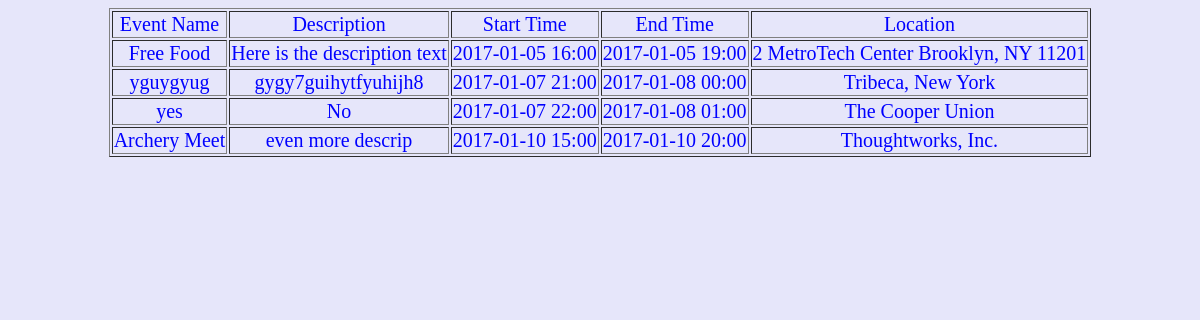
Page /showResults on the earlier database version.
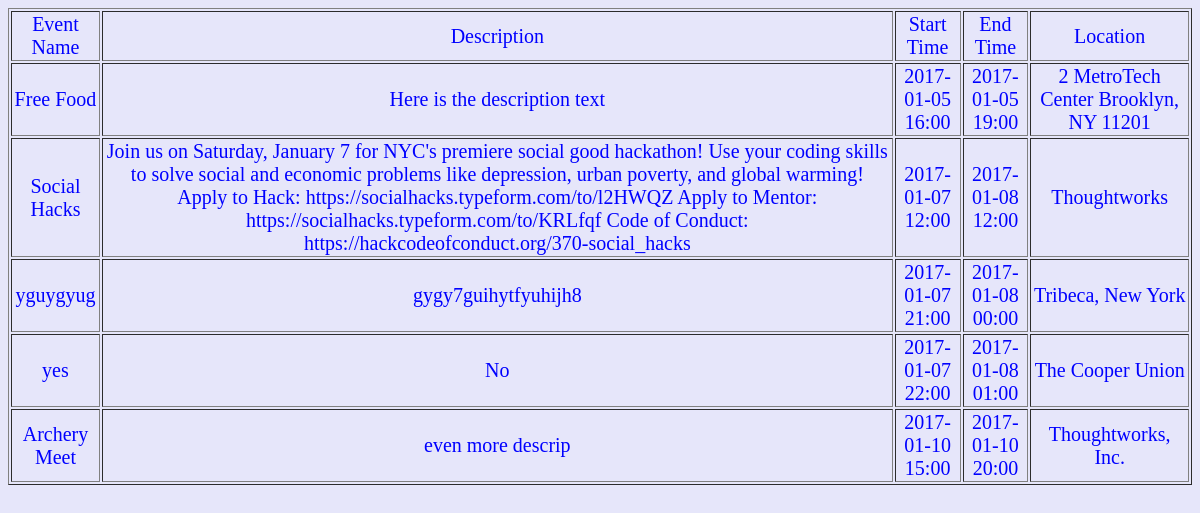
Same page on the later database version.
### tables this page shows
CREATE TABLE events (id INTEGER, title TEXT, description TEXT, startTime TEXT, endTime TEXT, geolocation TEXT, address TEXT);

### app.py (the view)
@app.route("/showResults")
def test_tmplt():
    return render_template("result.html",table=parseDB.parse())

### utils/parseDB.py (called while the page is built)
def utc_to_local(utc_dt):
    a = utc_dt.replace('T',' ')
    b = a.split(":00-")
    return b[0]

def parse():
    f = "data/data.db"
    db = sqlite3.connect(f)
    c = db.cursor()
    q = "SELECT * from events"
    a = c.execute(q)
    table = []
    sortTab = []
    for obj in a:
        sortTab.append(obj)
    sortTab.sort(key=lambda x: x[3], reverse=False)
    for entry in sortTab:
        title = entry[1]
        desc = entry[2]
        start = entry[3]
        end = entry[4]
        gps = entry[5].split(',')
        addr = entry[6];
        start =  utc_to_local(start)
        end = utc_to_local(end)
        en = []
        en.append(title)
        en.append(desc)
        en.append(start)
        en.append(end)
        en.append(gps)
        en.append(addr)
        table.append(en)
    return table

### templates/result.html (shortened to what this page needs)
<!DOCTYPE html>
<html>
<head>
  <link rel = stylesheet type=text/css href="{{url_for('static', filename='index.css')}}">
</head>
<body onload="initMap()">
  <table border="1px" id="events">
    <tr>
      <td>Event Name</td>
      <td>Description</td>
      <td>Start Time</td>
      <td>End Time</td>
      <td>Location</td>
    </tr>
    {% for row in table %}
    <tr>
      <td>{{row[0]}}</td>
      <td>{{row[1]}}</td>
      <td>{{row[2]}}</td>
      <td>{{row[3]}}</td>
      <td>{{row[5]}}</td>
    </tr>
    {% endfor %}
  </table>
  <div id="map"></div>
</body>
</html>

### static/index.css (style rules this page uses)
body { background-color: lavender; color: blue; text-align: center; }
table { margin: auto; text-align: center; font-size: 20px; }

Differences in the rows shown:
added events: title "Social Hacks", description "Join us on Saturday, January 7 for NYC's premiere social good hackathon! Use your coding skills to solve social and economic problems like depression, urban poverty, and global warming! Apply to Hack: https://socialhacks.typeform.com/to/l2HWQZ Apply to Mentor: https://socialhacks.typeform.com/to/KRLfqf Code of Conduct: https://hackcodeofconduct.org/370-social_hacks", row "2017-01-07 12:00", startTime "2017-01-08 12:00", address "Thoughtworks"
